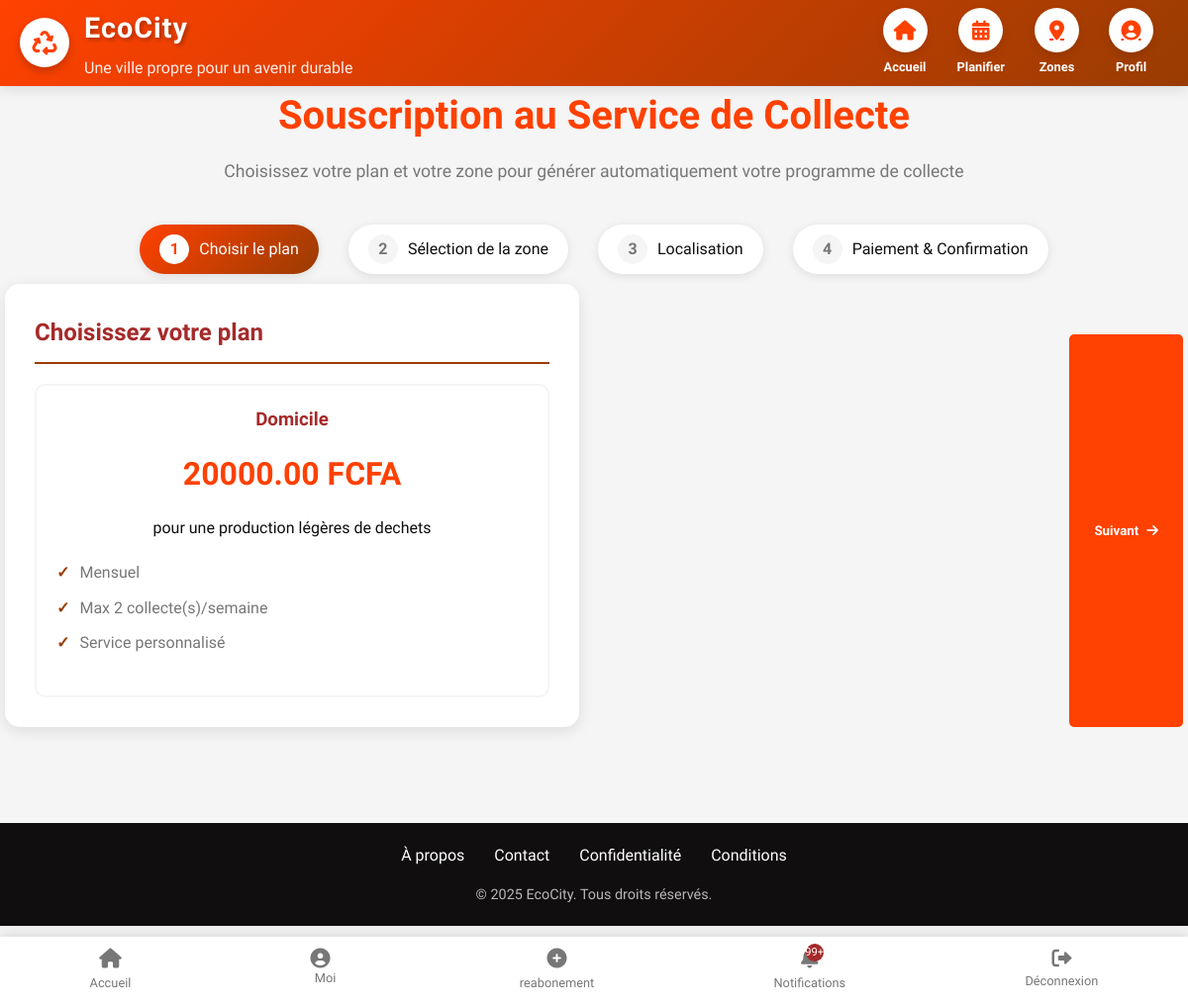
Page /abonnement/ (signed in) on the committed database.
### app/models.py (models this page shows, shortened)
class SubscriptionPlan(models.Model):
    PLAN_TYPE_CHOICES = (
        ('standard', 'Standard'),
        ('premium', 'Premium'),
        ('entreprise', 'Entreprise'),
    )
    FREQUENCY_CHOICES = (
        ('quotidien', 'Quotidien'),
        ('hebdomadaire', 'Hebdomadaire'),
        ('mensuel', 'Mensuel'),
    )
    name = models.CharField(max_length=100, verbose_name="Nom du plan")
    plan_type = models.CharField(max_length=20, choices=PLAN_TYPE_CHOICES)
    frequency = models.CharField(max_length=20, choices=FREQUENCY_CHOICES)
    price = models.DecimalField(max_digits=10, decimal_places=2, verbose_name="Prix")
    description = models.TextField(blank=True)
    max_collections_per_week = models.PositiveIntegerField(default=1)
    is_active = models.BooleanField(default=True)
    created_at = models.DateTimeField(auto_now_add=True)
    class Meta:
        verbose_name = "Plan d'abonnement"
        verbose_name_plural = "Plans d'abonnement"

### app/views.py (the view)
# urls.py: path('abonnement/', views.subscription_page, name='subscription_page'),
@login_required(login_url='login')
def subscription_page(request):
    plans = SubscriptionPlan.objects.filter(is_active=True)
    zones = Zone.objects.filter(is_active=True).select_related('ville')
    context = {
        'plans': plans,
        'zones': zones,
    }
    return render(request, 'subscription.html', context)

### app/templates/subscription.html (shortened to what this page needs)
{% extends "base.html" %}
{% load static %}
{% block content %}
<div class="subscription-container">
    <div class="subscription-header">
        <h1>Souscription au Service de Collecte</h1>
        <p>Choisissez votre plan et votre zone pour générer automatiquement votre programme de collecte</p>
    </div>
    <div class="subscription-steps">
        <div class="step active" data-step="1">
            <div class="step-number">1</div>
            <span>Choisir le plan</span>
        </div>
        <div class="step" data-step="2">
            <div class="step-number">2</div>
            <span>Sélection de la zone</span>
        </div>
        <div class="step" data-step="3">
            <div class="step-number">3</div>
            <span>Localisation</span>
        </div>
        <div class="step" data-step="4">
            <div class="step-number">4</div>
            <span>Paiement & Confirmation</span>
        </div>
    </div>
    <div class="subscription-content">
        <div class="step-content active" id="step1-content">
            <div class="plan-selection">
                <h2 class="section-title">Choisissez votre plan</h2>
                <div class="plans-grid">
                    {% for plan in plans %}
                    <div class="plan-card" data-plan-id="{{ plan.id }}">
                        <h3>{{ plan.name }}</h3>
                        <div class="plan-price">{{ plan.price }} FCFA</div>
                        <p>{{ plan.description }}</p>
                        <ul class="plan-features">
                            <li>{{ plan.get_frequency_display }}</li>
                            <li>Max {{ plan.max_collections_per_week }} collecte(s)/semaine</li>
                            <li>Service personnalisé</li>
                        </ul>
                    </div>
                    {% endfor %}
                </div>
            </div>
            <div class="navigation-buttons">
                <button class="btn btn-primary" id="nextToStep2">
                    Suivant <i class="fas fa-arrow-right"></i>
                </button>
            </div>
        </div>
    </div>
</div>
{% endblock %}
{% block extra_js %}
<link rel="stylesheet" href="https://unpkg.com/leaflet@1.9.4/dist/leaflet.css" />
<link rel="stylesheet" href="https://cdnjs.cloudflare.com/ajax/libs/font-awesome/6.0.0/css/all.min.css">
{% endblock %}

### app/templates/base.html (style rules this page uses)
:root { --orange-cosmique: #ff4101; --jaune-dore: #993c02; --rouge-poupre: #A52A2A; --blanc: #FFFFFF; --noir: #100e0e; --gris-clair: #F5F5F5; --gris-fonce: #777777; }
* { margin: 0; padding: 0; box-sizing: border-box; font-family: 'Afacad', sans-serif; }
body { background-color: var(--gris-clair); color: var(--noir); line-height: 1.6; padding-bottom: 80px; }

### app/templates/subscription.html (style rules this page uses)
.subscription-container { max-width: 1200px; margin: 0 auto; padding: 5px; }
.subscription-header { text-align: center; margin-bottom: 40px; }
.subscription-header h1 { color: var(--orange-cosmique); font-size: 2.5rem; margin-bottom: 10px; }
.subscription-header p { color: var(--gris-fonce); font-size: 1.1rem; }
.subscription-steps { display: flex; justify-content: center; margin-bottom: 10px; flex-wrap: wrap; }
.step { display: flex; align-items: center; margin: 0 15px; padding: 10px 20px; background: var(--blanc); border-radius: 25px; box-shadow: 0 2px 10px rgba(0,0,0,0.1); cursor: pointer; transition: all 0.3s ease; }
.step-number { background: var(--gris-clair); color: var(--gris-fonce); width: 30px; height: 30px; border-radius: 50%; display: flex; align-items: center; justify-content: center; margin-right: 10px; font-weight: bold; transition: all 0.3s ease; }
.step.active { background: linear-gradient(135deg, var(--orange-cosmique), var(--jaune-dore)); color: var(--blanc); }
.step.active .step-number { background: var(--blanc); color: var(--orange-cosmique); }
.subscription-content { position: relative; min-height: 500px; }
.step-content { display: none; animation: fadeIn 0.5s ease-in-out; }
.step-content.active { display: grid; grid-template-columns: 1fr 1fr; gap: 30px; }
.navigation-buttons { display: flex; justify-content: space-between; margin-top: 30px; padding-top: 20px; border-top: 1px solid var(--gris-clair); }
.btn { padding: 12px 25px; border: none; border-radius: 5px; cursor: pointer; font-weight: 600; transition: all 0.3s ease; display: flex; align-items: center; gap: 8px; }
.btn-primary { background: var(--orange-cosmique); color: var(--blanc); }
.plan-selection, .zone-selection, .location-section, .summary-section { background: var(--blanc); padding: 30px; border-radius: 15px; box-shadow: 0 4px 15px rgba(0,0,0,0.1); }
.section-title { color: var(--rouge-poupre); margin-bottom: 20px; font-size: 1.5rem; border-bottom: 2px solid var(--jaune-dore); padding-bottom: 10px; }
.plans-grid { display: grid; grid-template-columns: repeat(auto-fit, minmax(250px, 1fr)); gap: 20px; }
.plan-card { border: 2px solid var(--gris-clair); border-radius: 10px; padding: 20px; cursor: pointer; transition: all 0.3s ease; text-align: center; }
.plan-card h3 { color: var(--rouge-poupre); margin-bottom: 10px; }
.plan-price { font-size: 2rem; color: var(--orange-cosmique); font-weight: bold; margin: 15px 0; }
.plan-features { list-style: none; text-align: left; margin: 15px 0; }
.plan-features li { padding: 5px 0; color: var(--gris-fonce); }
.plan-features li:before { content: "✓"; color: var(--jaune-dore); font-weight: bold; margin-right: 10px; }

### rows in the picture
SubscriptionPlan: name "Domicile", price "20000.00", description "pour une production légères de dechets", frequency "Mensuel", max_collections_per_week "2"
